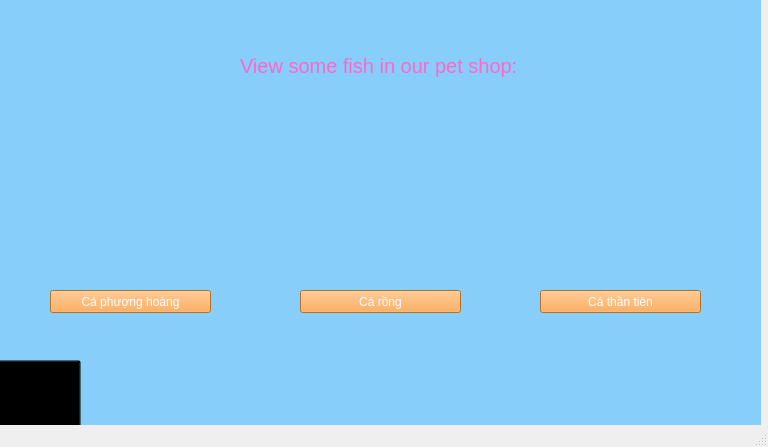
<?xml version="1.0" encoding="UTF-8"?>
<ui version="4.0">
 <class>MainWindow</class>
 <widget class="QMainWindow" name="MainWindow">
  <property name="geometry">
   <rect>
    <x>0</x>
    <y>0</y>
    <width>768</width>
    <height>447</height>
   </rect>
  </property>
  <property name="windowTitle">
   <string>MainWindow</string>
  </property>
  <widget class="QWidget" name="centralwidget">
   <widget class="QLabel" name="label">
    <property name="geometry">
     <rect>
      <x>0</x>
      <y>0</y>
      <width>761</width>
      <height>441</height>
     </rect>
    </property>
    <property name="styleSheet">
     <string notr="true">background-color: lightskyblue</string>
    </property>
    <property name="text">
     <string/>
    </property>
   </widget>
   <widget class="QLabel" name="label_4">
    <property name="geometry">
     <rect>
      <x>300</x>
      <y>130</y>
      <width>161</width>
      <height>161</height>
     </rect>
    </property>
    <property name="text">
     <string/>
    </property>
    <property name="pixmap">
     <pixmap>../IMAGES/Fish/cá rồng.png</pixmap>
    </property>
    <property name="scaledContents">
     <bool>true</bool>
    </property>
   </widget>
   <widget class="QPushButton" name="btnPhoenixFish">
    <property name="geometry">
     <rect>
      <x>50</x>
      <y>290</y>
      <width>161</width>
      <height>23</height>
     </rect>
    </property>
    <property name="styleSheet">
     <string notr="true">color: white;
background-color: #FF9933</string>
    </property>
    <property name="text">
     <string>Cá phượng hoàng</string>
    </property>
   </widget>
   <widget class="QLabel" name="label_2">
    <property name="geometry">
     <rect>
      <x>50</x>
      <y>130</y>
      <width>161</width>
      <height>161</height>
     </rect>
    </property>
    <property name="text">
     <string/>
    </property>
    <property name="pixmap">
     <pixmap>../IMAGES/Fish/cá phượng hoàng.png</pixmap>
    </property>
    <property name="scaledContents">
     <bool>true</bool>
    </property>
   </widget>
   <widget class="QPushButton" name="btArowanaFish">
    <property name="geometry">
     <rect>
      <x>300</x>
      <y>290</y>
      <width>161</width>
      <height>23</height>
     </rect>
    </property>
    <property name="styleSheet">
     <string notr="true">color: white;
background-color: #FF9933</string>
    </property>
    <property name="text">
     <string>Cá rồng</string>
    </property>
   </widget>
   <widget class="QLabel" name="label_3">
    <property name="geometry">
     <rect>
      <x>540</x>
      <y>130</y>
      <width>161</width>
      <height>161</height>
     </rect>
    </property>
    <property name="text">
     <string/>
    </property>
    <property name="pixmap">
     <pixmap>../IMAGES/Fish/cá thần tiên.png</pixmap>
    </property>
    <property name="scaledContents">
     <bool>true</bool>
    </property>
   </widget>
   <widget class="QPushButton" name="btnAngelFish">
    <property name="geometry">
     <rect>
      <x>540</x>
      <y>290</y>
      <width>161</width>
      <height>23</height>
     </rect>
    </property>
    <property name="styleSheet">
     <string notr="true">color: white;
background-color: #FF9933</string>
    </property>
    <property name="text">
     <string>Cá thần tiên</string>
    </property>
   </widget>
   <widget class="QLabel" name="label_5">
    <property name="geometry">
     <rect>
      <x>240</x>
      <y>50</y>
      <width>311</width>
      <height>31</height>
     </rect>
    </property>
    <property name="font">
     <font>
      <pointsize>15</pointsize>
     </font>
    </property>
    <property name="styleSheet">
     <string notr="true">color: #FF66CC</string>
    </property>
    <property name="text">
     <string>View some fish in our pet shop:</string>
    </property>
   </widget>
   <widget class="QPushButton" name="btnComeback">
    <property name="geometry">
     <rect>
      <x>-20</x>
      <y>360</y>
      <width>101</width>
      <height>81</height>
     </rect>
    </property>
    <property name="styleSheet">
     <string notr="true">background: transparent;</string>
    </property>
    <property name="text">
     <string/>
    </property>
    <property name="icon">
     <iconset>
      <normaloff>../IMAGES/image-removebg-preview.png</normaloff>../IMAGES/image-removebg-preview.png</iconset>
    </property>
    <property name="iconSize">
     <size>
      <width>64</width>
      <height>64</height>
     </size>
    </property>
   </widget>
  </widget>
  <widget class="QMenuBar" name="menubar">
   <property name="geometry">
    <rect>
     <x>0</x>
     <y>0</y>
     <width>768</width>
     <height>21</height>
    </rect>
   </property>
  </widget>
  <widget class="QStatusBar" name="statusbar"/>
 </widget>
 <resources/>
 <connections/>
</ui>
